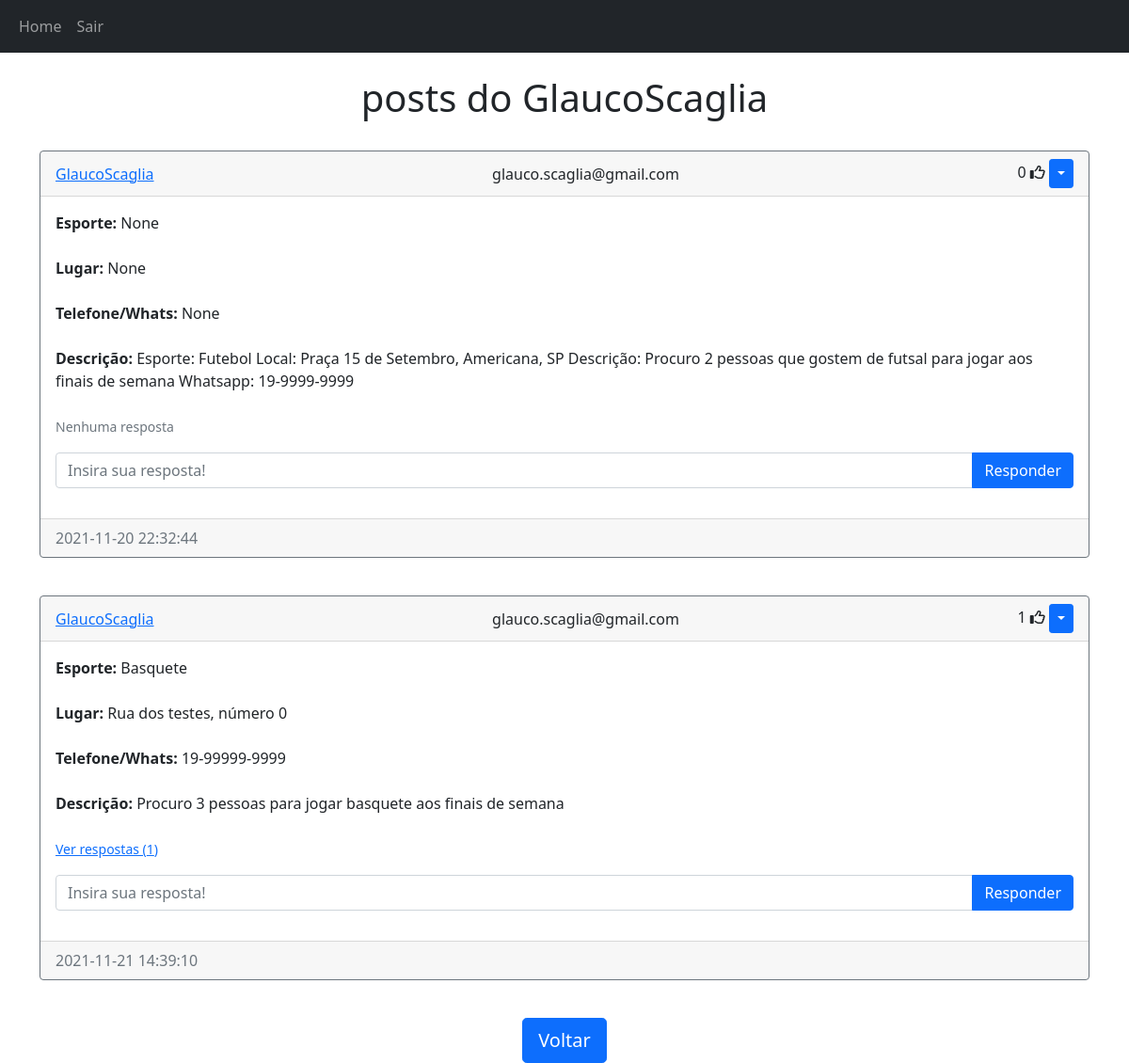
The app's page /posts/GlaucoScaglia (signed in) with its own data.
### models.py (models this page shows)
class User(db.Model, UserMixin):
    id = db.Column(db.Integer, primary_key=True)
    email = db.Column(db.String(150), unique=True)
    username = db.Column(db.String(150), unique=True)
    password = db.Column(db.String(150))
    date_created = db.Column(db.DateTime(timezone=True), default=func.now())
    posts = db.relationship('Post', backref='user', passive_deletes=True)
    comments = db.relationship('Comment', backref='user', passive_deletes=True)
    likes = db.relationship('Like', backref='user', passive_deletes=True)

class Post(db.Model):
    id = db.Column(db.Integer, primary_key=True)
    text = db.Column(db.Text, nullable=False)
    date_created = db.Column(db.DateTime(timezone=True), default=func.now())
    author = db.Column(db.Integer, db.ForeignKey(
        'user.id', ondelete="CASCADE"), nullable=False)
    sport = db.Column(db.Text, nullable=False)
    place = db.Column(db.Text, nullable=False)
    phone = db.Column(db.Text, nullable=False)
    comments = db.relationship('Comment', backref='post', passive_deletes=True)
    likes = db.relationship('Like', backref='post', passive_deletes=True)

### views.py (the view)
@views.route("/posts/<username>")
@login_required
def posts(username):
    user = User.query.filter_by(username=username).first()
    if not user:
        flash('Não existe username para este usuário.', category='error')
        return redirect(url_for('views.home'))
    posts = user.posts
    return render_template("posts.html", user=current_user, posts=posts, username=username)

### __init__.py (called while the page is built)
def create_app():
    app = Flask(__name__)
    app.config['SECRET_KEY'] = "helloworld"
    app.config['SQLALCHEMY_DATABASE_URI'] = f'sqlite:///{DB_NAME}'
    db.init_app(app)
    from .views import views
    from .auth import auth
    app.register_blueprint(views, url_prefix="/")
    app.register_blueprint(auth, url_prefix="/")
    from .models import User, Post, Comment, Like
    create_database(app)
    login_manager = LoginManager()
    login_manager.login_view = "auth.login"
    login_manager.init_app(app)
    @login_manager.user_loader
    def load_user(id):
        return User.query.get(int(id))
    return app

### templates/posts.html (shortened to what this page needs)
{% extends "posts_div.html" %}  {% block header %} posts do {{username}} {% endblock %} {% block footer %}
<div align="center">
  <a href="/home"
    ><button type="button" class="btn btn-primary btn-lg">Voltar</button></a
  >
</div>
{% endblock %}

### templates/posts_div.html (shortened to what this page needs)
{% extends "base.html" %} {% block title %}Home{% endblock %} {% block content
%}
<br>
<h1 align="center">{% block header %}Posts{% endblock %}</h1>
<br>
<div id="posts">
  {% for post in posts %}
  <div class="card border-secondary mb-3">
    <div class="card-header d-flex justify-content-between align-items-center">
      <a href="/posts/{{post.user.username}}">{{post.user.username}}</a>
      <a>{{post.user.email}}</a>
      <div>
        <span id="likes-count-{{post.id}}">
        {{ post.likes|length }}</span>
        {% if user.id in post.likes|map(attribute="author")|list %}
        <i
          class="fas fa-thumbs-up"
          id="like-button-{{post.id}}"
          onclick="like({{post.id}})"
        ></i>
        {% else %}
        <i
          class="far fa-thumbs-up"
          id="like-button-{{post.id}}"
          onclick="like({{post.id}})"
        ></i>
        {% endif %} {% if user.id == post.author %}
        <div class="btn-group">
          <button
            type="button"
            class="btn btn-sm btn-primary dropdown-toggle"
            data-bs-toggle="dropdown"
          ></button>
        </div>
        {% endif %}
      </div>
    </div>
    <div class="card-body">
      <div class="card-text"><b>Esporte: </b>{{post.sport}}</div>
      <br />
      <div class="card-text"><b>Lugar: </b>{{post.place}}</div>
      <br />
      <div class="card-text"><b>Telefone/Whats: </b>{{post.phone}}</div>
      <br />
      <div class="card-text"><b>Descrição: </b>{{post.text}}</div>
      <br />
      <p class="card-text">
        {% if post.comments|length > 0 %}
        <a data-bs-toggle="collapse" href="#comments-{{post.id}}" role="button">
          <small>Ver respostas ({{post.comments|length}}) </small>
        </a>
        {% else %}
        <small class="text-muted">Nenhuma resposta</small>
        {% endif %}
      </p>
      <form
        class="input-group mb-3"
        method="POST"
        action="/create-comment/{{post.id}}"
      >
        <input
          type="text"
          id="text"
          name="text"
          class="form-control"
          placeholder="Insira sua resposta!"
        />
        <button type="submit" class="btn btn-primary">Responder</button>
      </form>
    </div>
    <div class="card-footer text-muted">{{post.date_created}}</div>
  </div>
  <br /> {% endfor %}
</div>
{% block footer %}{% endblock %} {% endblock %}

### templates/base.html (shortened to what this page needs)
<!DOCTYPE html>
<html lang="en">
  <head>
    <link
      href="https://cdn.jsdelivr.net/npm/bootstrap@5.0.2/dist/css/bootstrap.min.css"
      rel="stylesheet"
    />
  </head>
  <body>
    <nav class="navbar navbar-expand-lg navbar-dark bg-dark">
      <div class="container-fluid">
        <div class="collapse navbar-collapse" id="navbar">
          <div class="navbar-nav">
            <a class="nav-item nav-link" href="/home">Home</a>
            {% if user.is_authenticated %}
            <a class="nav-item nav-link" href="/logout">Sair</a>
            {% else %}
            <a class="nav-item nav-link" href="/login">Logar</a>
            <a class="nav-item nav-link" href="/sign-up">Criar conta</a>
            {% endif %}
          </div>
        </div>
      </div>
    </nav>
    <div class="container">{% block content %}{% endblock %}</div>
  </body>
</html>

### records on screen
User: username "GlaucoScaglia"
Post: user.username "GlaucoScaglia", user.email "glauco.scaglia@gmail.com", likes|length "0", sport "None", place "None", phone "None", text "Esporte: Futebol Local: Praça 15 de Setembro, Americana, SP Descrição: Procuro 2 pessoas que gostem de futsal para jogar aos finais de semana Whatsapp: 19-9999-9999", shows "Nenhuma resposta", date_created "2021-11-20 22:32:44"
Post: user.username "GlaucoScaglia", user.email "glauco.scaglia@gmail.com", likes|length "1", sport "Basquete", place "Rua dos testes, número 0", phone "19-99999-9999", text "Procuro 3 pessoas para jogar basquete aos finais de semana", comments|length "1", date_created "2021-11-21 14:39:10"
